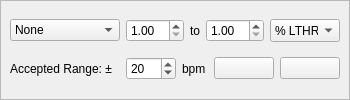
<?xml version="1.0" encoding="UTF-8"?>
<ui version="4.0">
 <class>HrEditor</class>
 <widget class="QWidget" name="HrEditor">
  <property name="geometry">
   <rect>
    <x>0</x>
    <y>0</y>
    <width>350</width>
    <height>100</height>
   </rect>
  </property>
  <property name="sizePolicy">
   <sizepolicy hsizetype="Preferred" vsizetype="Fixed">
    <horstretch>0</horstretch>
    <verstretch>0</verstretch>
   </sizepolicy>
  </property>
  <property name="minimumSize">
   <size>
    <width>0</width>
    <height>100</height>
   </size>
  </property>
  <property name="maximumSize">
   <size>
    <width>16777215</width>
    <height>100</height>
   </size>
  </property>
  <property name="windowTitle">
   <string>Form</string>
  </property>
  <layout class="QVBoxLayout" name="verticalLayout">
   <property name="spacing">
    <number>0</number>
   </property>
   <property name="leftMargin">
    <number>0</number>
   </property>
   <property name="topMargin">
    <number>0</number>
   </property>
   <property name="rightMargin">
    <number>0</number>
   </property>
   <property name="bottomMargin">
    <number>0</number>
   </property>
   <item>
    <widget class="QFrame" name="frame_border">
     <property name="frameShape">
      <enum>QFrame::StyledPanel</enum>
     </property>
     <property name="frameShadow">
      <enum>QFrame::Raised</enum>
     </property>
     <layout class="QGridLayout" name="gridLayout">
      <item row="0" column="1" colspan="3">
       <layout class="QHBoxLayout" name="horizontalLayout">
        <item>
         <widget class="QDoubleSpinBox" name="spinBox_lthrStart">
          <property name="sizePolicy">
           <sizepolicy hsizetype="Preferred" vsizetype="Preferred">
            <horstretch>0</horstretch>
            <verstretch>0</verstretch>
           </sizepolicy>
          </property>
          <property name="minimumSize">
           <size>
            <width>50</width>
            <height>0</height>
           </size>
          </property>
          <property name="minimum">
           <double>1.000000000000000</double>
          </property>
          <property name="maximum">
           <double>200.000000000000000</double>
          </property>
         </widget>
        </item>
        <item>
         <widget class="QLabel" name="label_toLthrTxt">
          <property name="maximumSize">
           <size>
            <width>15</width>
            <height>16777215</height>
           </size>
          </property>
          <property name="text">
           <string>to</string>
          </property>
          <property name="alignment">
           <set>Qt::AlignCenter</set>
          </property>
         </widget>
        </item>
        <item>
         <widget class="QDoubleSpinBox" name="spinBox_lthrEnd">
          <property name="sizePolicy">
           <sizepolicy hsizetype="Preferred" vsizetype="Preferred">
            <horstretch>0</horstretch>
            <verstretch>0</verstretch>
           </sizepolicy>
          </property>
          <property name="minimumSize">
           <size>
            <width>50</width>
            <height>0</height>
           </size>
          </property>
          <property name="minimum">
           <double>1.000000000000000</double>
          </property>
          <property name="maximum">
           <double>200.000000000000000</double>
          </property>
         </widget>
        </item>
        <item>
         <widget class="QComboBox" name="comboBox_LTHRorBpm">
          <property name="sizePolicy">
           <sizepolicy hsizetype="Preferred" vsizetype="Preferred">
            <horstretch>0</horstretch>
            <verstretch>0</verstretch>
           </sizepolicy>
          </property>
          <property name="minimumSize">
           <size>
            <width>30</width>
            <height>0</height>
           </size>
          </property>
          <property name="maximumSize">
           <size>
            <width>110</width>
            <height>16777215</height>
           </size>
          </property>
          <item>
           <property name="text">
            <string>% LTHR</string>
           </property>
          </item>
          <item>
           <property name="text">
            <string>bpm</string>
           </property>
          </item>
         </widget>
        </item>
       </layout>
      </item>
      <item row="0" column="0">
       <widget class="QComboBox" name="comboBox_hr">
        <property name="sizePolicy">
         <sizepolicy hsizetype="Preferred" vsizetype="Fixed">
          <horstretch>0</horstretch>
          <verstretch>0</verstretch>
         </sizepolicy>
        </property>
        <property name="minimumSize">
         <size>
          <width>110</width>
          <height>0</height>
         </size>
        </property>
        <property name="maximumSize">
         <size>
          <width>110</width>
          <height>16777215</height>
         </size>
        </property>
        <item>
         <property name="text">
          <string>None</string>
         </property>
        </item>
        <item>
         <property name="text">
          <string>Flat</string>
         </property>
        </item>
        <item>
         <property name="text">
          <string>Progressive</string>
         </property>
        </item>
       </widget>
      </item>
      <item row="1" column="3">
       <widget class="QPushButton" name="pushButton_ok">
        <property name="minimumSize">
         <size>
          <width>60</width>
          <height>0</height>
         </size>
        </property>
        <property name="maximumSize">
         <size>
          <width>60</width>
          <height>16777215</height>
         </size>
        </property>
        <property name="toolTip">
         <string>Confirm</string>
        </property>
        <property name="text">
         <string/>
        </property>
        <property name="icon">
         <iconset resource="../MyResources.qrc">
          <normaloff>:/image/icon/check</normaloff>:/image/icon/check</iconset>
        </property>
       </widget>
      </item>
      <item row="1" column="0" colspan="2">
       <layout class="QHBoxLayout" name="horizontalLayout_3">
        <item>
         <widget class="QLabel" name="label_acceptedLthr">
          <property name="sizePolicy">
           <sizepolicy hsizetype="Minimum" vsizetype="Preferred">
            <horstretch>0</horstretch>
            <verstretch>0</verstretch>
           </sizepolicy>
          </property>
          <property name="minimumSize">
           <size>
            <width>110</width>
            <height>0</height>
           </size>
          </property>
          <property name="text">
           <string>Accepted Range: ±</string>
          </property>
         </widget>
        </item>
        <item>
         <widget class="QSpinBox" name="spinBox_rangeLthr">
          <property name="sizePolicy">
           <sizepolicy hsizetype="Preferred" vsizetype="Preferred">
            <horstretch>0</horstretch>
            <verstretch>0</verstretch>
           </sizepolicy>
          </property>
          <property name="minimumSize">
           <size>
            <width>50</width>
            <height>0</height>
           </size>
          </property>
          <property name="minimum">
           <number>1</number>
          </property>
          <property name="value">
           <number>20</number>
          </property>
         </widget>
        </item>
        <item>
         <widget class="QLabel" name="label_accptedBpmTxt">
          <property name="text">
           <string>bpm</string>
          </property>
         </widget>
        </item>
       </layout>
      </item>
      <item row="1" column="2">
       <widget class="QPushButton" name="pushButton_default">
        <property name="minimumSize">
         <size>
          <width>60</width>
          <height>0</height>
         </size>
        </property>
        <property name="maximumSize">
         <size>
          <width>60</width>
          <height>16777215</height>
         </size>
        </property>
        <property name="toolTip">
         <string>Reset to default</string>
        </property>
        <property name="text">
         <string/>
        </property>
        <property name="icon">
         <iconset resource="../MyResources.qrc">
          <normaloff>:/image/icon/delete</normaloff>:/image/icon/delete</iconset>
        </property>
       </widget>
      </item>
     </layout>
    </widget>
   </item>
  </layout>
 </widget>
 <resources>
  <include location="../MyResources.qrc"/>
 </resources>
 <connections/>
</ui>
